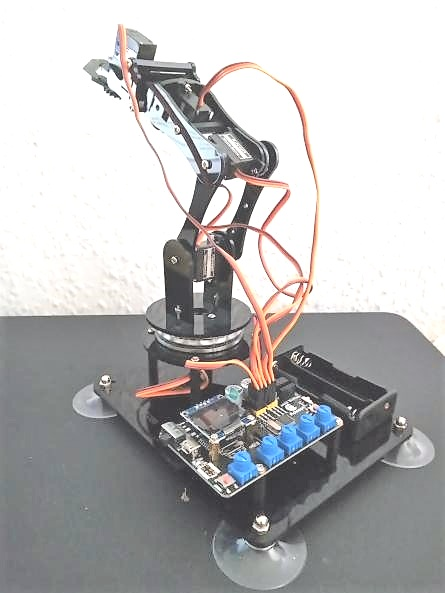
#> input picture 2. Basic Image Processing/3. Generating Transformations/Project Random Complex Transformations/img/brghtened_image.jpg, 445 x 593 px
$ python -i complex_transformations.py   (imports and definitions only)
#> lines starting #> are read from the running program, lines starting #| are printed output that depends on the picture; after the words box and inside, x2 and y2 are one past the last pixel; in counts of white or black regions, pixels touching at a corner belong together
# complex_tranformations.py
# Description: Applying multiple tranformations at once on one image
# Usage: python complex_tranformations.py

import cv2
import matplotlib.pyplot as plt
import numpy as np
import random

angles= [25, 45, 60, 120, 180, 360, -45, -90 ]
# transformations = ["rotate", "cropping", "scale", "translate", "mask", "brighten" ]
# "rotate", "cropping", "scale", "translate", "mask"
def pipeline_one(path):
    image = np.flip(cv2.imread(path), axis =2)
    # rotate
    print("ROTATING....")
    (height, width) = image.shape[:2]
#> height = 593; width = 445
    (cX, cY) = (width / 2, height / 2 )
#> cX = 222.5; cY = 296.5
    angle = random.choice(angles)
    M = cv2.getRotationMatrix2D((cX, cY), angle, 1.0)
    rotated = cv2.warpAffine(image, M, (width, height))
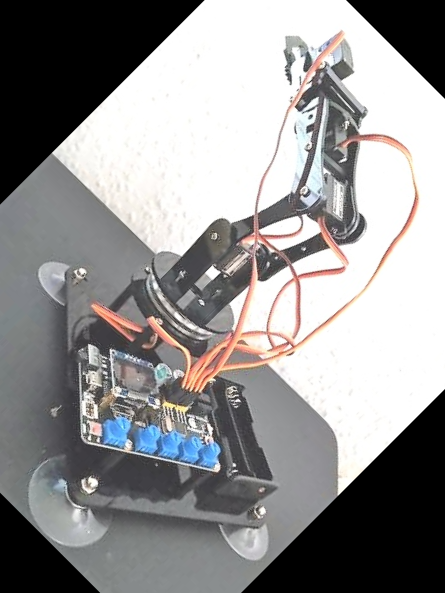
#> rotated: shape (593, 445, 3); mean R, G, B 146.9, 145.8, 146
    plt.subplot(1,2,2),plt.imshow(rotated)
    plt.title("Rotated by {} Degrees".format(angle)), plt.xticks([]), plt.yticks([])
    plt.show()

    # crop
    print("CROPPING...")
    cropped = rotated[85:250, 85:220] # h, w
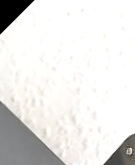
#> cropped: shape (165, 135, 3); mean R, G, B 229.7, 228.8, 227
    plt.figure(figsize=(20,10))
    plt.subplot(2,2,2),plt.imshow(cropped)
    plt.title('Cropped'), plt.xticks([]), plt.yticks([])
    plt.show()

    # scale
    print("SCALING...")
    resized_width = 1280

    # calculating ratio of new image to old image
    ratio = resized_width / width
#> ratio = 2.88
    dim = (resized_width, int(height * ratio))
#> dim = (1280, 1705)

    resized = cv2.resize(cropped, dim, interpolation=cv2.INTER_AREA)
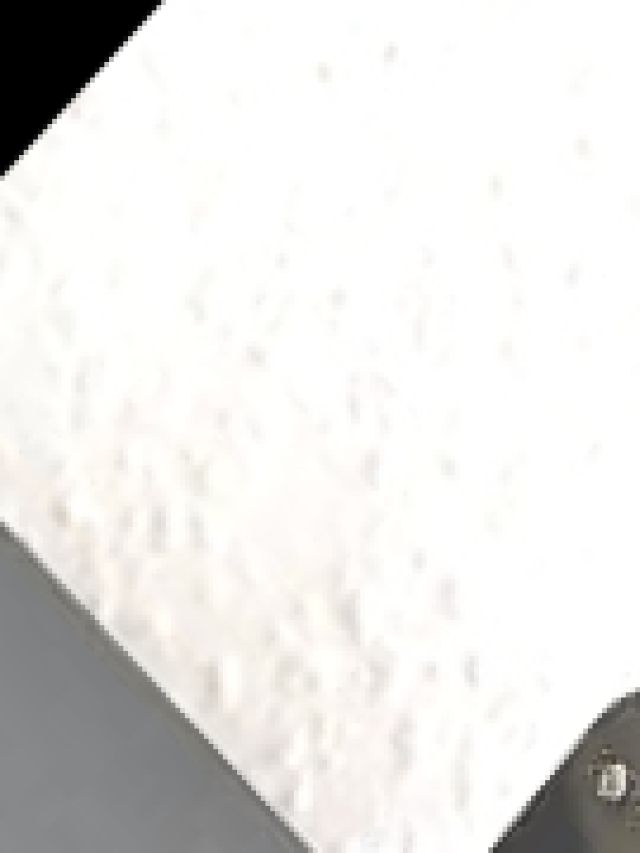
#> resized: shape (1705, 1280, 3) (shown at 1/2 size); mean R, G, B 229.7, 228.8, 227

    print(f'Original shape: {cropped.shape} vs Resized shape {resized.shape}')
#| Original shape: (165, 135, 3) vs Resized shape (1705, 1280, 3)
    plt.figure(figsize=(20,10))
    plt.subplot(1,2,1), plt.imshow(cropped)
    plt.title('Original')
    plt.subplot(1,2,2), plt.imshow(resized)
    plt.title('Resized')
    plt.show()
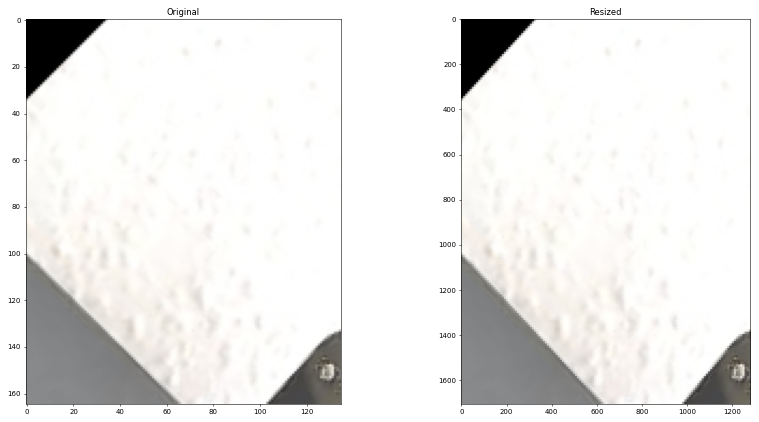
#> figure drawn by matplotlib, 2 panels

    # translate
    print("TRANSLATING...")
    M = np.float32([[1, 0, 25], [0, 1, 50]])
    shifted = cv2.warpAffine(resized, M, (resized.shape[1], resized.shape[0]))
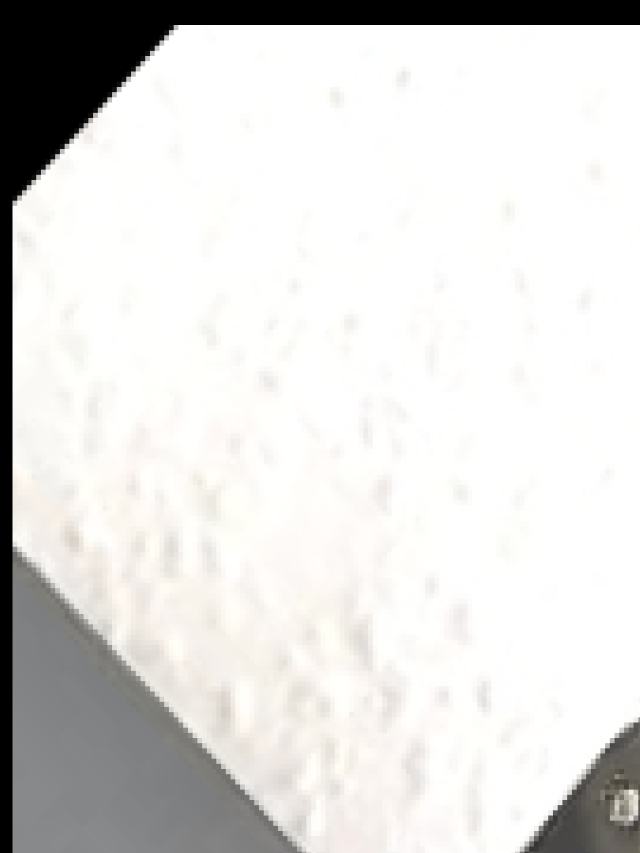
#> shifted: shape (1705, 1280, 3) (shown at 1/2 size); mean R, G, B 220.8, 219.9, 218.1

    plt.figure(figsize=(20,10))
    plt.subplot(1,2,2),plt.imshow(shifted)
    plt.title('Translated'), plt.xticks([]), plt.yticks([])
    plt.show()
    # mask
    print("MASKING...")

    mask = np.zeros(shifted.shape[:2], dtype="uint8")
    cv2.circle(mask, (145, 200), 100, 255, -1)
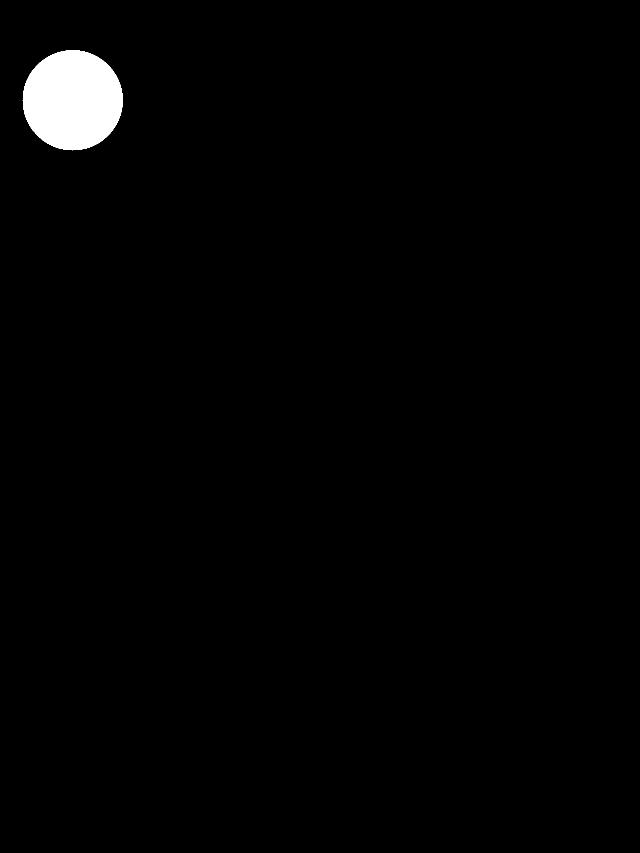
#> mask: shape (1705, 1280) (shown at 1/2 size); 1.4% white; 1 white region, box (x1, y1, x2, y2) and area: (45, 100, 246, 301) 31417
    masked = cv2.bitwise_and(shifted, shifted, mask=mask)
    plt.subplot(1,2,2),plt.imshow(masked)
    plt.title("Masked"), plt.xticks([]), plt.yticks([])
    plt.show()

# "crop", "rotate", "translate", "brighten",

def pipeline_two(path):
    image = np.flip(cv2.imread(path), axis =2)
    #crop
    print("CROPPING...")
    cropped = image[85:250, 85:220] # h, w
    plt.figure(figsize=(20,10))
    plt.subplot(2,2,2),plt.imshow(cropped)
    plt.title('Cropped'), plt.xticks([]), plt.yticks([])
    plt.show()

    # rotate
    print("ROTATING....")
    (height, width) = cropped.shape[:2]
    (cX, cY) = (width / 2, height / 2 )
    angle = random.choice(angles)
    M = cv2.getRotationMatrix2D((cX, cY), angle, 1.0)
    rotated = cv2.warpAffine(cropped, M, (width, height))
    plt.subplot(1,2,2),plt.imshow(rotated)
    plt.title("Rotated by {} Degrees".format(angle)), plt.xticks([]), plt.yticks([])
    plt.show()
    # translate
    print("TRANSLATING...")
    M = np.float32([[1, 0, 25], [0, 1, 50]])
    shifted = cv2.warpAffine(rotated, M, (rotated.shape[1], rotated.shape[0]))

    plt.figure(figsize=(20,10))
    plt.subplot(1,2,2),plt.imshow(shifted)
    plt.title('Translated'), plt.xticks([]), plt.yticks([])
    plt.show()
    # brighten
    print("BRIGHTEN...")
    M = np.ones(shifted.shape, dtype = "uint8") * 100
    added = cv2.add(shifted, M)

    plt.figure(figsize=(20,10))
    plt.subplot(2,2,1),plt.imshow(shifted)
    plt.title('Original'), plt.xticks([]), plt.yticks([])
    plt.subplot(2,2,2),plt.imshow(added)
    plt.title('Added'), plt.xticks([]), plt.yticks([])
    plt.show()


>>> result = pipeline_one('Project\uf03a Random Complex Transformations/img/brghtened_image.jpg')
